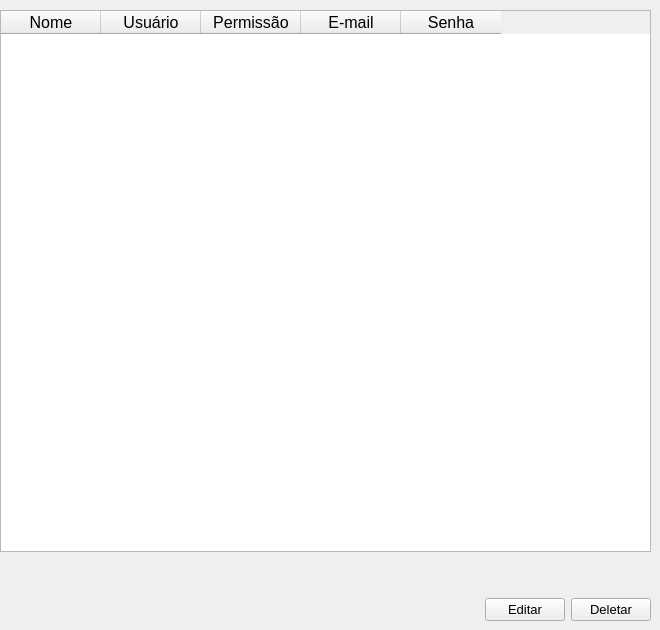
     <widget class="QWidget" name="page_3">
      <widget class="QWidget" name="verticalLayoutWidget_10">
       <property name="geometry">
        <rect>
         <x>0</x>
         <y>10</y>
         <width>651</width>
         <height>611</height>
        </rect>
       </property>
       <layout class="QVBoxLayout" name="verticalLayout_20">
        <item>
         <widget class="QTableWidget" name="tableWidget_5">
          <property name="font">
           <font>
            <family>MS Shell Dlg 2</family>
            <pointsize>12</pointsize>
           </font>
          </property>
          <column>
           <property name="text">
            <string>Nome</string>
           </property>
          </column>
          <column>
           <property name="text">
            <string>Usuário</string>
           </property>
          </column>
          <column>
           <property name="text">
            <string>Permissão</string>
           </property>
          </column>
          <column>
           <property name="text">
            <string>E-mail</string>
           </property>
          </column>
          <column>
           <property name="text">
            <string>Senha</string>
           </property>
          </column>
         </widget>
        </item>
        <item>
         <spacer name="verticalSpacer_21">
          <property name="orientation">
           <enum>Qt::Vertical</enum>
          </property>
          <property name="sizeType">
           <enum>QSizePolicy::Minimum</enum>
          </property>
          <property name="sizeHint" stdset="0">
           <size>
            <width>20</width>
            <height>40</height>
           </size>
          </property>
         </spacer>
        </item>
        <item>
         <layout class="QHBoxLayout" name="horizontalLayout_32">
          <item>
           <spacer name="horizontalSpacer_10">
            <property name="orientation">
             <enum>Qt::Horizontal</enum>
            </property>
            <property name="sizeHint" stdset="0">
             <size>
              <width>40</width>
              <height>20</height>
             </size>
            </property>
           </spacer>
          </item>
          <item>
           <widget class="QPushButton" name="editButton_3">
            <property name="font">
             <font>
              <pointsize>10</pointsize>
             </font>
            </property>
            <property name="text">
             <string>Editar</string>
            </property>
           </widget>
          </item>
          <item>
           <widget class="QPushButton" name="dellButton_2">
            <property name="font">
             <font>
              <pointsize>10</pointsize>
             </font>
            </property>
            <property name="text">
             <string>Deletar</string>
            </property>
           </widget>
          </item>
         </layout>
        </item>
       </layout>
      </widget>
     </widget>
